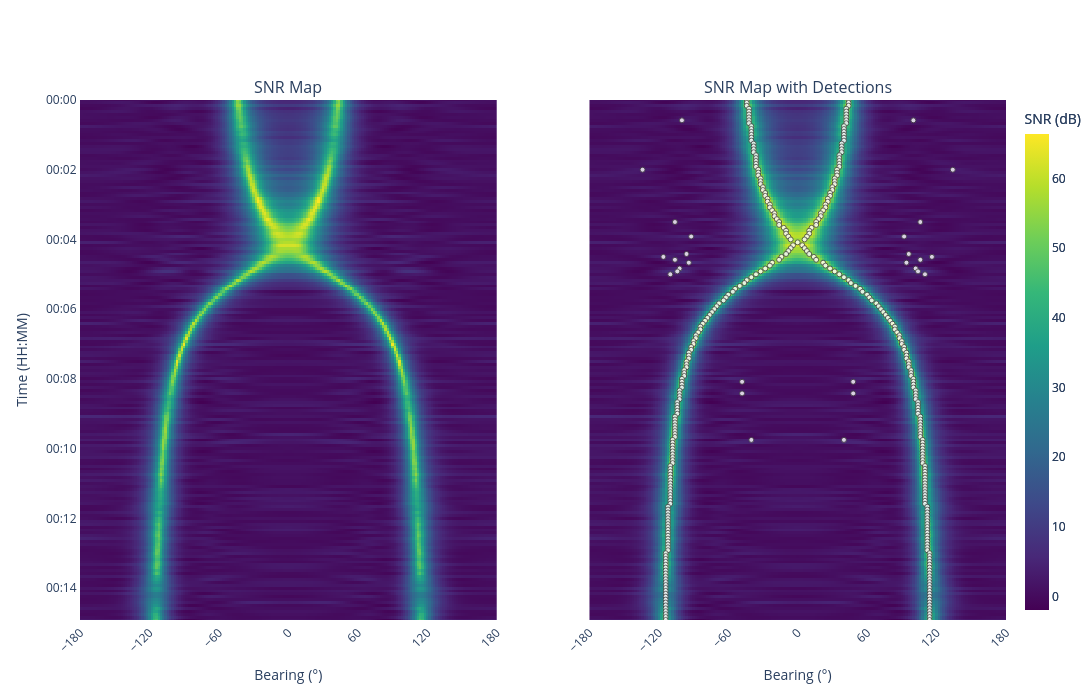

The notebook cell saved with this chart:
### Code cell
from plotly.subplots import make_subplots

fig = make_subplots(
    rows=1, cols=2, shared_yaxes=True, subplot_titles=("SNR Map", "SNR Map with Detections")
)

plot_btr(
    data=snr_map,
    timesteps=timesteps,
    steering_azimuths=np.rad2deg(steering_azimuths_rad),
    fig=fig,
    row=1,
    col=1,
)
plot_btr(
    data=snr_map,
    detections=detections_for_plotter,
    timesteps=timesteps,
    steering_azimuths=np.rad2deg(steering_azimuths_rad),
    fig=fig,
    row=1,
    col=2,
)

fig.update_layout(width=1200, height=700, yaxis2=dict(title=""))
fig.show()

### Figure 1 — Plotly figure (JSON) as saved in the notebook; plotly's stock layout.template omitted (floating-point values rounded to 4 significant figures; data arrays with more than 128 entries replaced by an {"elided": "..."} marker saying what was removed)
{"data": [{"colorbar": {"len": 1, "thickness": 24, "title": {"text": "SNR (dB)"}, "x": 1.02, "xanchor": "left", "xpad": 0}, "colorscale": [[0, "#440154"], [0.1111, "#482878"], [0.2222, "#3e4989"], [0.3333, "#31688e"], [0.4444, "#26828e"], [0.5556, "#1f9e89"], [0.6667, "#35b779"], [0.7778, "#6ece58"], [0.8889, "#b5de2b"], [1, "#fde725"]], "type": "heatmap", "x": {"elided": "181 float values"}, "xaxis": "x", "y": {"elided": "180 str values"}, "yaxis": "y", "z": {"elided": "180x181 float values"}}, {"colorbar": {"len": 1, "thickness": 24, "title": {"text": "SNR (dB)"}, "x": 1.02, "xanchor": "left", "xpad": 0}, "colorscale": [[0, "#440154"], [0.1111, "#482878"], [0.2222, "#3e4989"], [0.3333, "#31688e"], [0.4444, "#26828e"], [0.5556, "#1f9e89"], [0.6667, "#35b779"], [0.7778, "#6ece58"], [0.8889, "#b5de2b"], [1, "#fde725"]], "type": "heatmap", "x": {"elided": "181 float values"}, "xaxis": "x2", "y": {"elided": "180 str values"}, "yaxis": "y2", "z": {"elided": "180x181 float values"}}, {"legendgroup": "detections", "marker": {"color": "white", "line": {"width": 1}, "opacity": 0.8, "size": 5}, "mode": "markers", "name": "Detection", "type": "scatter", "x": {"elided": "387 float values"}, "xaxis": "x2", "y": {"elided": "387 str values"}, "yaxis": "y2"}], "layout": {"annotations": [{"font": {"size": 16}, "showarrow": false, "text": "SNR Map", "x": 0.225, "xanchor": "center", "xref": "paper", "y": 1, "yanchor": "bottom", "yref": "paper"}, {"font": {"size": 16}, "showarrow": false, "text": "SNR Map with Detections", "x": 0.775, "xanchor": "center", "xref": "paper", "y": 1, "yanchor": "bottom", "yref": "paper"}], "height": 700, "width": 1200, "xaxis": {"anchor": "y", "domain": [0, 0.45], "dtick": 60, "range": [-180, 180], "showline": true, "tick0": -180, "tickangle": -45, "tickmode": "linear", "title": {"text": "Bearing (°)"}}, "xaxis2": {"anchor": "y2", "domain": [0.55, 1], "dtick": 60, "range": [-180, 180], "showline": true, "tick0": -180, "tickangle": -45, "tickmode": "linear", "title": {"text": "Bearing (°)"}}, "yaxis": {"anchor": "x", "autorange": false, "domain": [0, 1], "range": ["2026-03-16T00:14:55", "2026-03-16T00:00:00"], "showline": true, "tickformat": "%H:%M", "title": {"text": "Time (HH:MM)"}}, "yaxis2": {"anchor": "x2", "autorange": false, "domain": [0, 1], "matches": "y", "range": ["2026-03-16T00:14:55", "2026-03-16T00:00:00"], "showline": true, "showticklabels": false, "tickformat": "%H:%M", "title": {"text": ""}}}}
